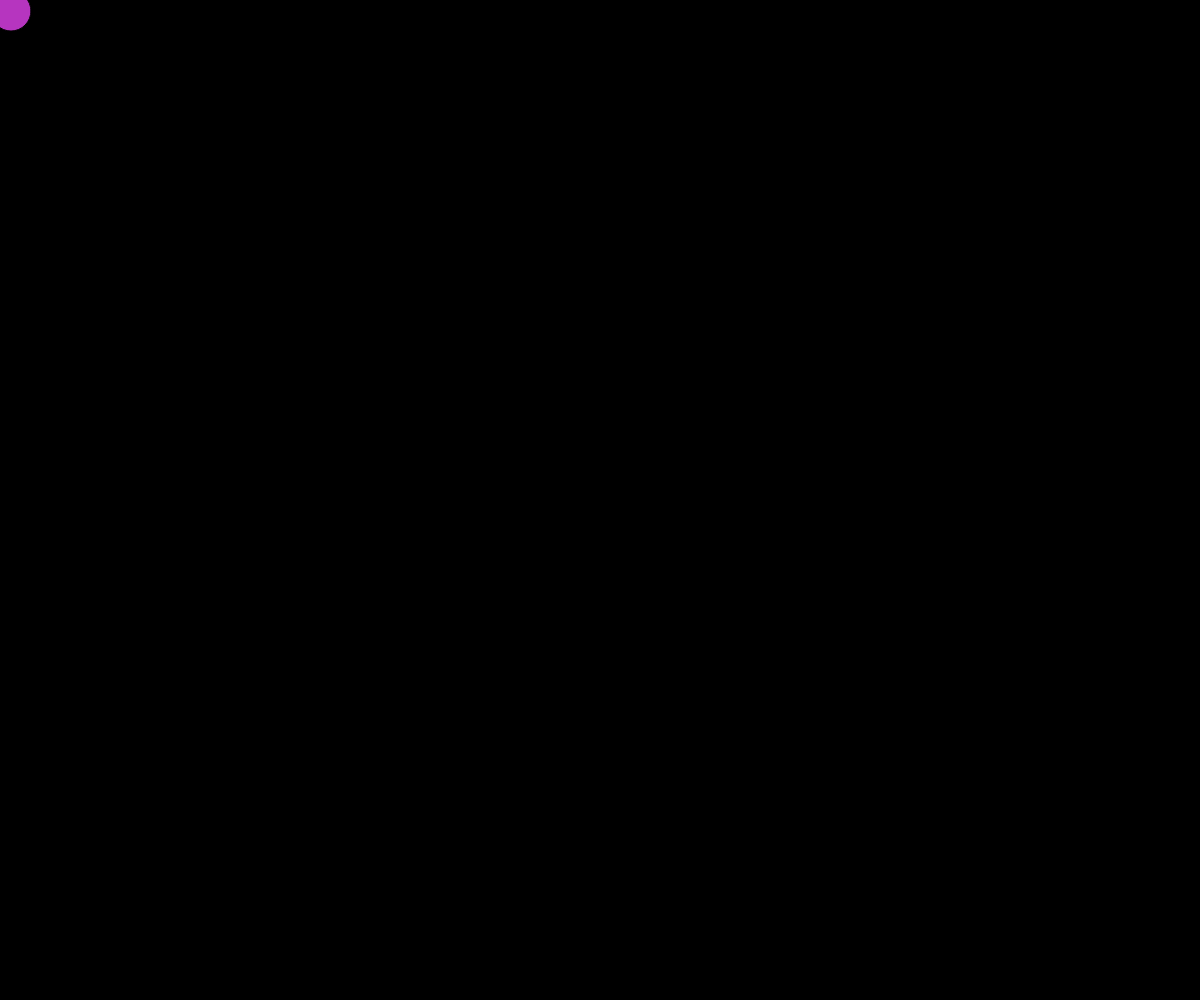
Frame 1 (no input)
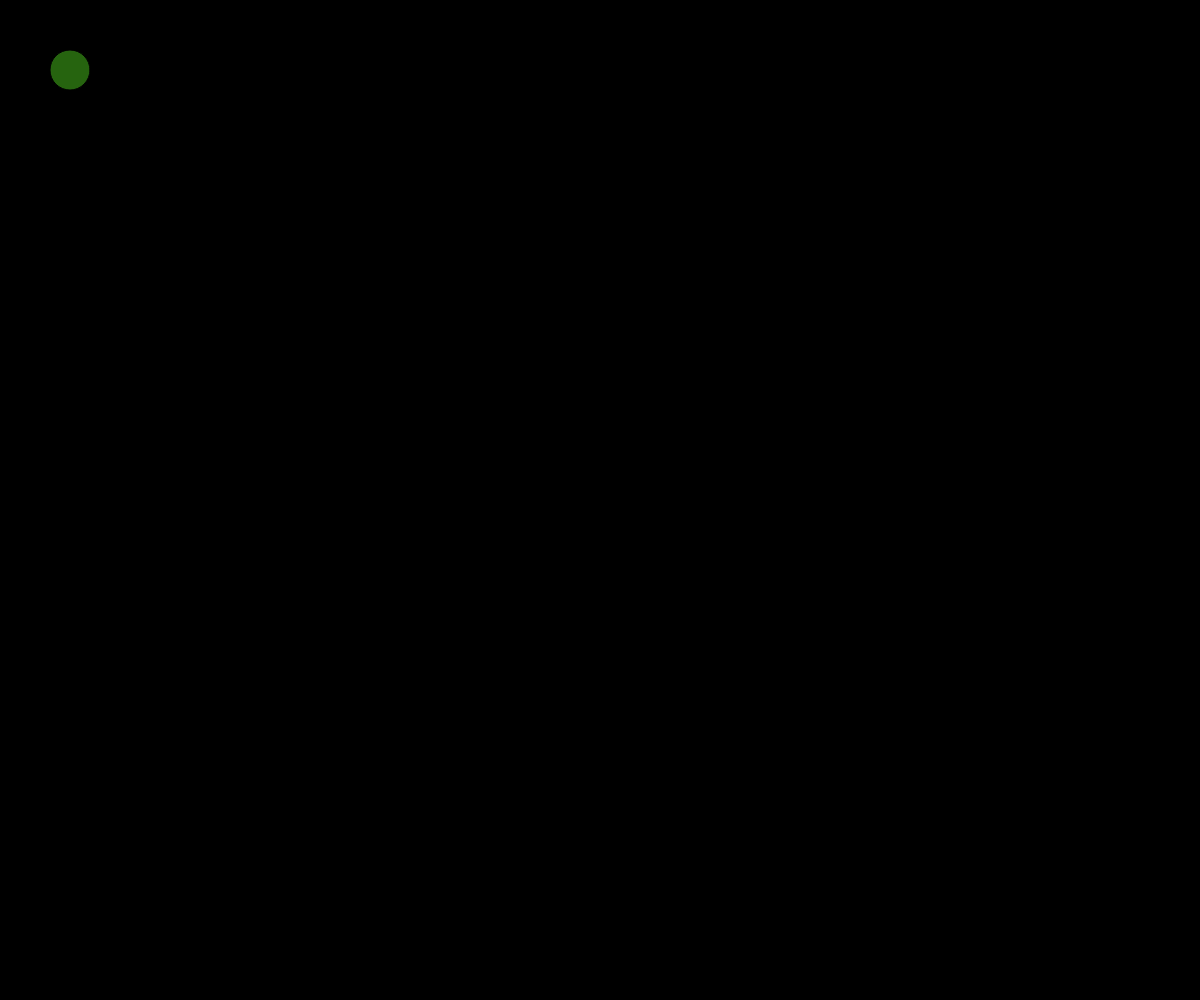
Frame 60 (no input)
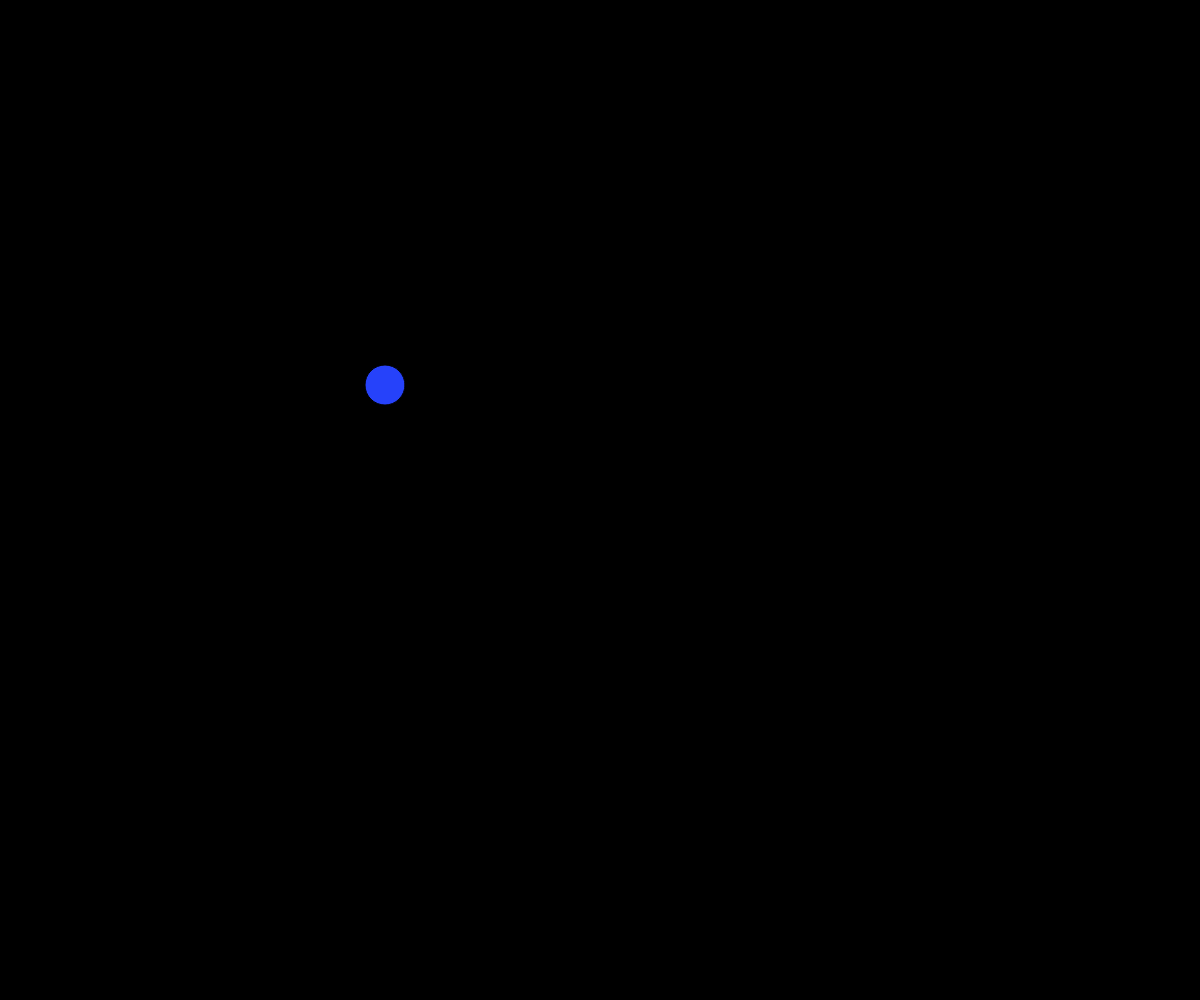
Frame 120 (the mouse pressed at the canvas centre since frame 60)

The p5.js sketch that drew these frames (run headless with seeded random() and noise() and a simulated clock; from frame 60 on, the mouse is pressed at the canvas centre):

// p5.js sketch
// ── sketch.js


let ball = {};
ball.width = 40;
ball.x = 10;
ball.y = 10;
ball.delta_x = 1;
ball.delta_y = 1;
ball.scale_x = 1;
ball.scale_y = 1;

function setup() {
    createCanvas(windowWidth, windowHeight);
    frameRate(1000);

}



function draw() {
  background(0);

    ball.x += ball.delta_x * ball.scale_x;
    ball.y += ball.delta_y * ball.scale_y;


    if (ball.x >= width/2 || ball.x <= 0) {
        ball.delta_x = -1 * ball.delta_x;
    }
    if (ball.y >= height/2 || ball.y <= 0) {
        ball.delta_y = -1 * ball.delta_y;
    }


    fill ( random(255), random(255), random(255) );
    ellipse(ball.x, ball.y, ball.width, ball.width);
}

function mousePressed() {
    ball.scale_x = map(mouseX, 0, width, 0.5, 10);
    ball.scale_y = map(mouseY, 0, height, 0.5, 10);


}
